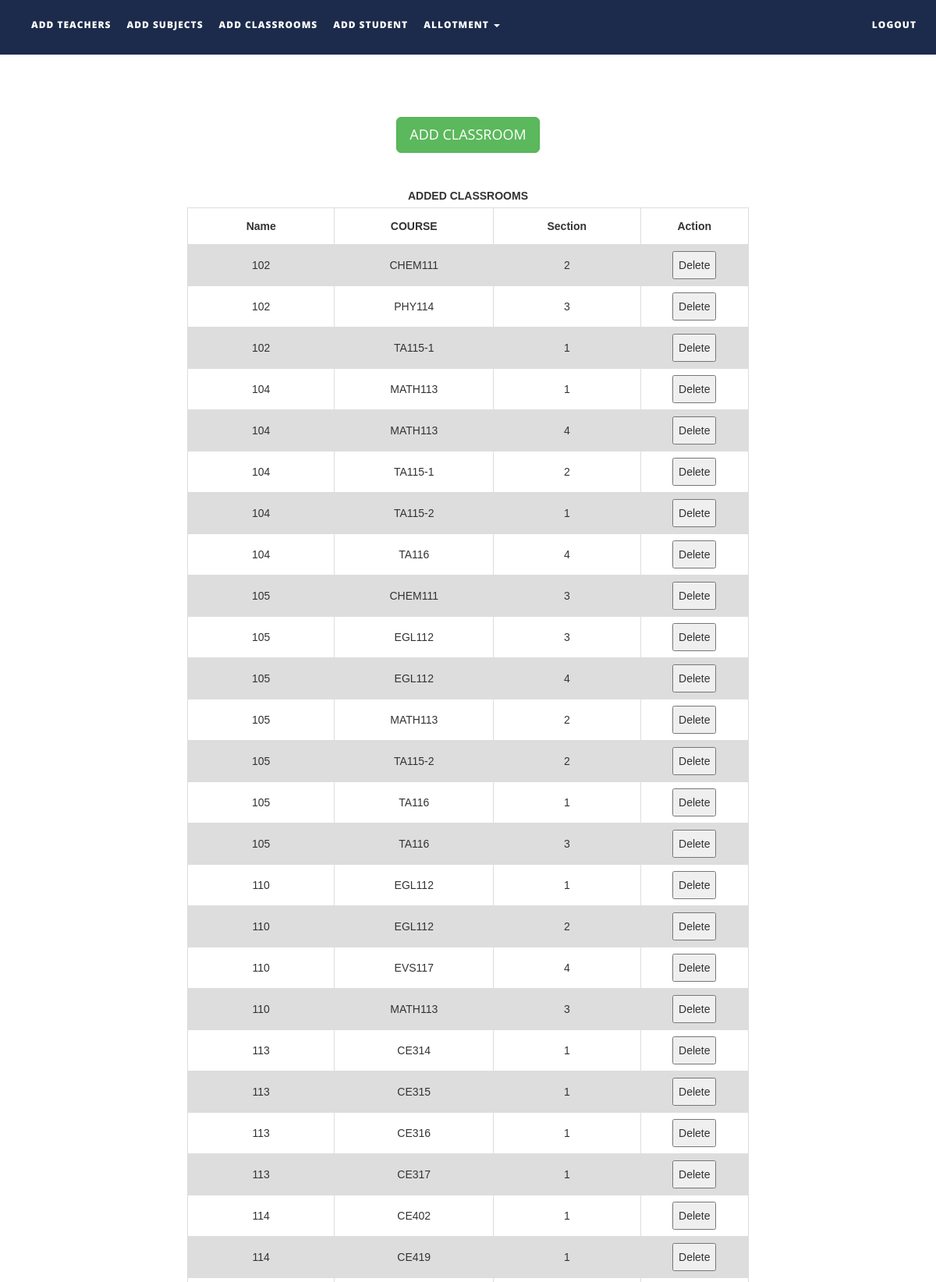
The app's page /addclassrooms.php (upper part) with its own data.
### tables this page shows
CREATE TABLE `classroom_details` (
  `CRNO` int(11) DEFAULT NULL,
  `cid` varchar(50) DEFAULT NULL,
  `section` int(11) DEFAULT NULL,
  `DELETED` varchar(5) DEFAULT NULL
);

### SRC/addclassrooms.php (the view, shortened to what this page needs)
<!DOCTYPE html>
<html xmlns="http://www.w3.org/1999/xhtml">
<head>
    <link href="assets/css/bootstrap.css" rel="stylesheet"/>
    <link href="assets/css/font-awesome.min.css" rel="stylesheet"/>
    <link href="assets/css/flexslider.css" rel="stylesheet"/>
    <link href="assets/css/style.css" rel="stylesheet"/>
</head>
<body>
<div class="navbar navbar-inverse navbar-fixed-top " id="menu">
    <div class="container">
        <div class="navbar-collapse collapse move-me">
            <ul class="nav navbar-nav navbar-left">
                <li><a href="addteachers.php">ADD TEACHERS</a></li>
                <li><a href="addsubjects.php">ADD SUBJECTS</a></li>
                <li><a href="addclassrooms.php">ADD CLASSROOMS</a></li>
				<li><a href="addstudent.php">ADD STUDENT</a></li>
                <li class="dropdown"><a class="dropdown-toggle" data-toggle="dropdown" aria-expanded="false">ALLOTMENT
                        <span class="caret"></span></a>
                </li>
            </ul>
            <ul class="nav navbar-nav navbar-right">
                <li><a href="index.php">LOGOUT</a></li>
            </ul>
        </div>
    </div>
</div>
<br>
<div align="center"
     style="margin-top:10%">
    <button
        id="classroommanual" class="btn btn-success btn-lg">ADD CLASSROOM
    </button>
</div>
<div align="center">
    <br>
    <table id=classroomstable>
        <caption><strong>ADDED CLASSROOMS</strong></caption>
        <tr>
            <th width="100">Name</th>
			<th width="100">COURSE</th>
			<th width="100">Section</th>
            <th width="60">Action</th>
        </tr>
        <?php
        $q = mysqli_query(mysqli_connect("localhost", "root", "", "ttms"),
            "SELECT * FROM classroom_details where DELETED = \"N\" order by CRNO, cid, section");
        while ($row = mysqli_fetch_assoc($q)) {
            echo "<tr><td>{$row['CRNO']}</td>
			          <td>{$row['cid']}</td>
					  <td>{$row['section']}</td>
                    <td><button>Delete</button></td>
                    </tr>\n";
        }
        ?>
    </table>
</div>
</body>
</html>

### SRC/assets/css/style.css (style rules this page uses)
#menu { background-color: rgba(28, 43, 75, 1); color: #fff; font-size: 12px; font-weight: 900; letter-spacing: 1px; min-height: 70px; }
.navbar-inverse { border-color: transparent; }
.navbar-inverse .navbar-nav > li > a, .navbar-inverse .navbar-nav > li > a:hover { color: #FFF; padding: 22px 10px; }

### SRC/addclassrooms.php (style rules this page uses)
table { margin-top: 10px; font-family: arial, sans-serif; border-collapse: collapse; width: 60%; }
td, th { border: 1px solid #dddddd; text-align: center; padding: 8px; }
tr:nth-child(even) { background-color: #dddddd; }

### records on screen
classroom_details: CRNO "102", cid "CHEM111", section "2"
classroom_details: CRNO "102", cid "PHY114", section "3"
classroom_details: CRNO "102", cid "TA115-1", section "1"
classroom_details: CRNO "104", cid "MATH113", section "1"
classroom_details: CRNO "104", cid "MATH113", section "4"
classroom_details: CRNO "104", cid "TA115-1", section "2"
classroom_details: CRNO "104", cid "TA115-2", section "1"
classroom_details: CRNO "104", cid "TA116", section "4"
classroom_details: CRNO "105", cid "CHEM111", section "3"
classroom_details: CRNO "105", cid "EGL112", section "3"
classroom_details: CRNO "105", cid "EGL112", section "4"
classroom_details: CRNO "105", cid "MATH113", section "2"
classroom_details: CRNO "105", cid "TA115-2", section "2"
classroom_details: CRNO "105", cid "TA116", section "1"
classroom_details: CRNO "105", cid "TA116", section "3"
classroom_details: CRNO "110", cid "EGL112", section "1"
classroom_details: CRNO "110", cid "EGL112", section "2"
classroom_details: CRNO "110", cid "EVS117", section "4"
classroom_details: CRNO "110", cid "MATH113", section "3"
classroom_details: CRNO "113", cid "CE314", section "1"
classroom_details: CRNO "113", cid "CE315", section "1"
classroom_details: CRNO "113", cid "CE316", section "1"
classroom_details: CRNO "113", cid "CE317", section "1"
classroom_details: CRNO "114", cid "CE402", section "1"
classroom_details: CRNO "114", cid "CE419", section "1"
